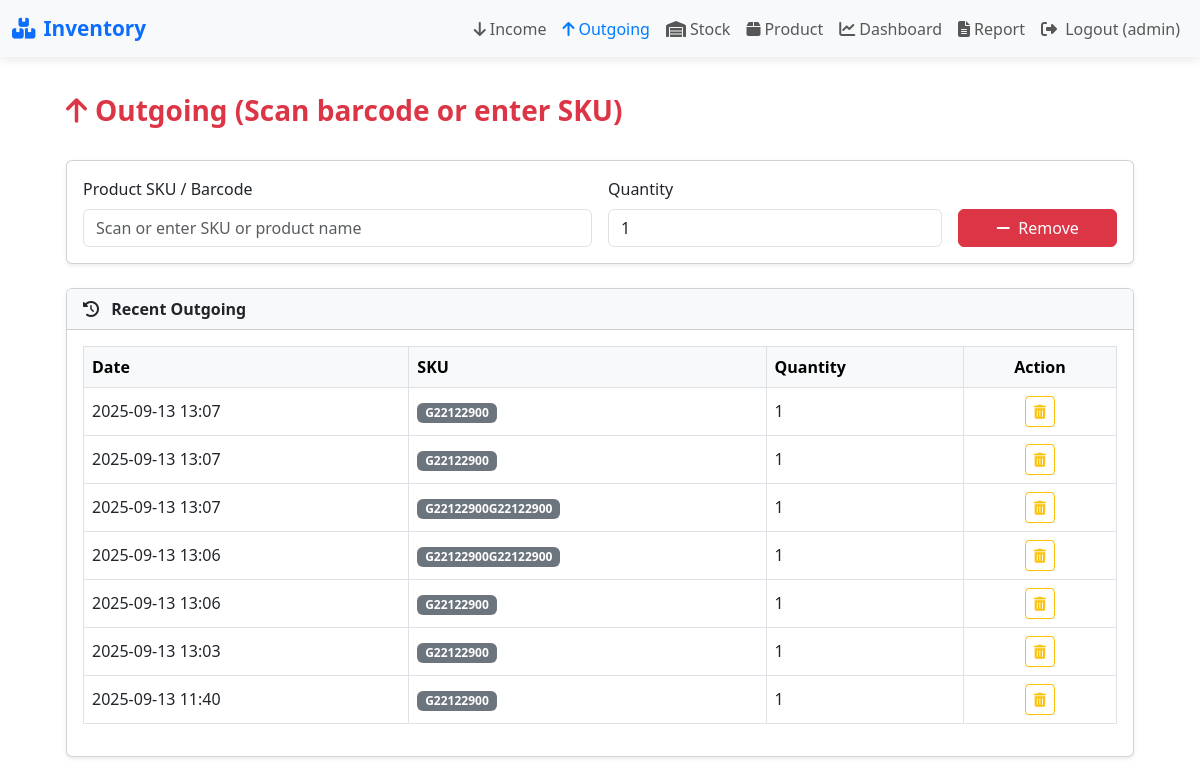
The page /outgoing/ (signed in) on the database as committed earlier.
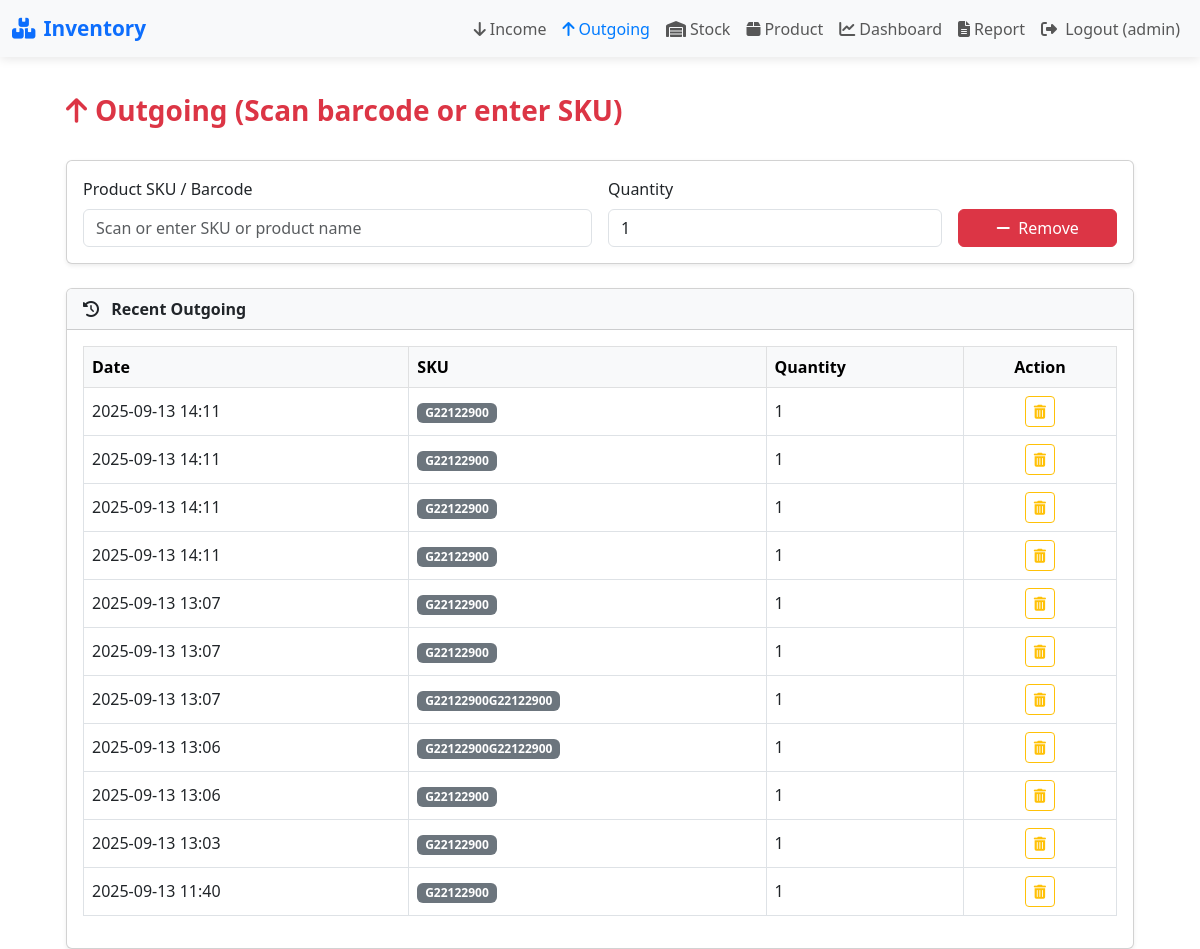
The same page on the database as committed later.
### warehouse/models.py (models this page shows, shortened)
class InventoryTransaction(models.Model):
    INCOME = 'IN'
    OUTGOING = 'OUT'
    TYPE_CHOICES = [(INCOME,'Income'),(OUTGOING,'Outgoing')]
    product = models.ForeignKey(Product, on_delete=models.CASCADE)
    tx_type = models.CharField(max_length=3, choices=TYPE_CHOICES)
    quantity = models.IntegerField()
    note = models.CharField(max_length=255, blank=True)
    created_at = models.DateTimeField(auto_now_add=True)

class Product(models.Model):
    sku = models.CharField(max_length=200, unique=True)
    name = models.CharField(max_length=255)
    description = models.TextField(blank=True)
    quantity = models.IntegerField(default=0)
    created_at = models.DateTimeField(auto_now_add=True)

### warehouse/views.py (the view)
# urls.py: path('outgoing/', views.outgoing, name='outgoing'),
@login_required
def outgoing(request):
    if request.method == 'POST':
        if 'remove_id' in request.POST:
            tx_id = request.POST.get('remove_id')
            tx = get_object_or_404(
                InventoryTransaction, id=tx_id, tx_type=InventoryTransaction.OUTGOING
            )
            product = tx.product
            product.quantity += tx.quantity
            product.save()
            tx.delete()
            request.session['message'] = f"Removed outgoing transaction #{tx_id} and restored stock."
            return redirect('warehouse:outgoing')  # Adjust URL name accordingly
        form = ScanForm(request.POST)
        if form.is_valid():
            sku = form.cleaned_data['sku'].strip()
            qty = form.cleaned_data['quantity']
            note = form.cleaned_data.get('note', '')
            product = get_object_or_404(Product, sku=sku)
            product.quantity = max(0, product.quantity - qty)
            product.save()
            InventoryTransaction.objects.create(
                product=product,
                tx_type=InventoryTransaction.OUTGOING,
                quantity=qty,
                note=note,
            )
            request.session['message'] = f"Removed {qty} from {product.sku}"
            return redirect('warehouse:outgoing')
    else:
        form = ScanForm()
    message = request.session.pop('message', None)
    updates = InventoryTransaction.objects.filter(
        tx_type=InventoryTransaction.OUTGOING
    ).order_by('-created_at')[:20]
    return render(request, 'warehouse/outgoing.html', {
        'form': form,
        'message': message,
        'updates': updates
    })

### warehouse/forms.py
class ScanForm(forms.Form):
    sku = forms.CharField(max_length=200)
    quantity = forms.IntegerField(min_value=1, initial=1)
    note = forms.CharField(required=False)

### templates/warehouse/outgoing.html (shortened to what this page needs)
{% extends 'warehouse/base.html' %}
{% block content %}
<div class="container-fluid px-4">
    <div class="d-flex justify-content-between align-items-center mb-4">
        <h3 class="fw-bold text-danger">
            <i class="fas fa-arrow-up me-2"></i>Outgoing (Scan barcode or enter SKU)
        </h3>
    </div>
    <div class="card shadow-sm mb-4">
        <div class="card-body">
            <form method="post" class="row g-3 needs-validation" novalidate>
                <div class="col-md-6">
                    <label for="id_sku" class="form-label">Product SKU / Barcode</label>
                    <input type="text" name="sku" class="form-control {% if form.sku.errors %}is-invalid{% endif %}"
                           id="id_sku" placeholder="Scan or enter SKU or product name"
                           value="{{ form.sku.value|default_if_none:'' }}" autocomplete="off" required>
                </div>
                <div class="col-md-4">
                    <label for="id_quantity" class="form-label">Quantity</label>
                    <input type="number" name="quantity" class="form-control {% if form.quantity.errors %}is-invalid{% endif %}"
                           id="id_quantity" min="1" value="{{ form.quantity.value|default_if_none:1 }}" required>
                </div>
                <div class="col-md-2 d-flex align-items-end">
                    <button type="submit" class="btn btn-danger w-100">
                        <i class="fas fa-minus me-1"></i> Remove
                    </button>
                </div>
            </form>
        </div>
    </div>
    <div class="card shadow-sm">
        <div class="card-header bg-light fw-bold">
            <i class="fas fa-history me-2"></i> Recent Outgoing
        </div>
        <div class="card-body">
            <div class="table-responsive">
                <table class="table table-hover table-bordered align-middle">
                    <thead class="table-light">
                        <tr>
                            <th scope="col">Date</th>
                            <th scope="col">SKU</th>
                            <th scope="col">Quantity</th>
                            <th scope="col" class="text-center">Action</th>
                        </tr>
                    </thead>
                    <tbody>
                        {% for u in updates %}
                        <tr>
                            <td>{{ u.created_at|date:"Y-m-d H:i" }}</td>
                            <td><span class="badge bg-secondary">{{ u.product.sku }}</span></td>
                            <td>{{ u.quantity }}</td>
                            <td class="text-center">
                                <form method="post" onsubmit="return confirm('Remove this transaction?');">
                                    <button class="btn btn-sm btn-outline-warning" type="submit" title="Remove Entry">
                                        <i class="fas fa-trash-alt"></i>
                                    </button>
                                </form>
                            </td>
                        </tr>
                        {% empty %}
                        <tr>
                            <td colspan="4" class="text-center text-muted">No outgoing transactions found.</td>
                        </tr>
                        {% endfor %}
                    </tbody>
                </table>
            </div>
        </div>
    </div>
</div>
<link rel="stylesheet" href="https://code.jquery.com/ui/1.13.2/themes/base/jquery-ui.css" />
{% endblock %}

Rows that differ between the two databases and show on the page:
added InventoryTransaction: created_at "2025-09-13 14:11", product.sku "G22122900", quantity "1"
added InventoryTransaction: created_at "2025-09-13 14:11", product.sku "G22122900", quantity "1"
added InventoryTransaction: created_at "2025-09-13 14:11", product.sku "G22122900", quantity "1"
added InventoryTransaction: created_at "2025-09-13 14:11", product.sku "G22122900", quantity "1"
